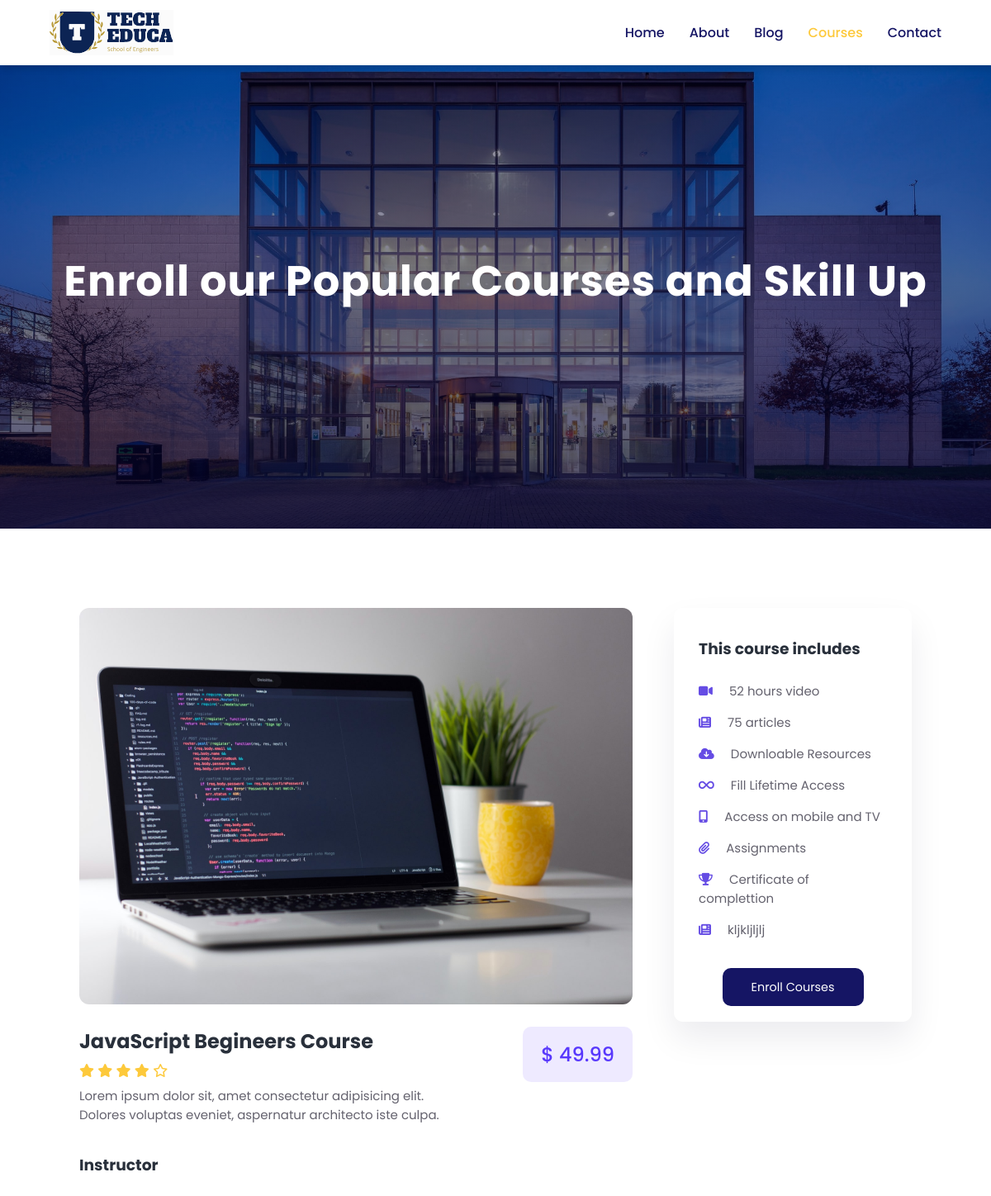
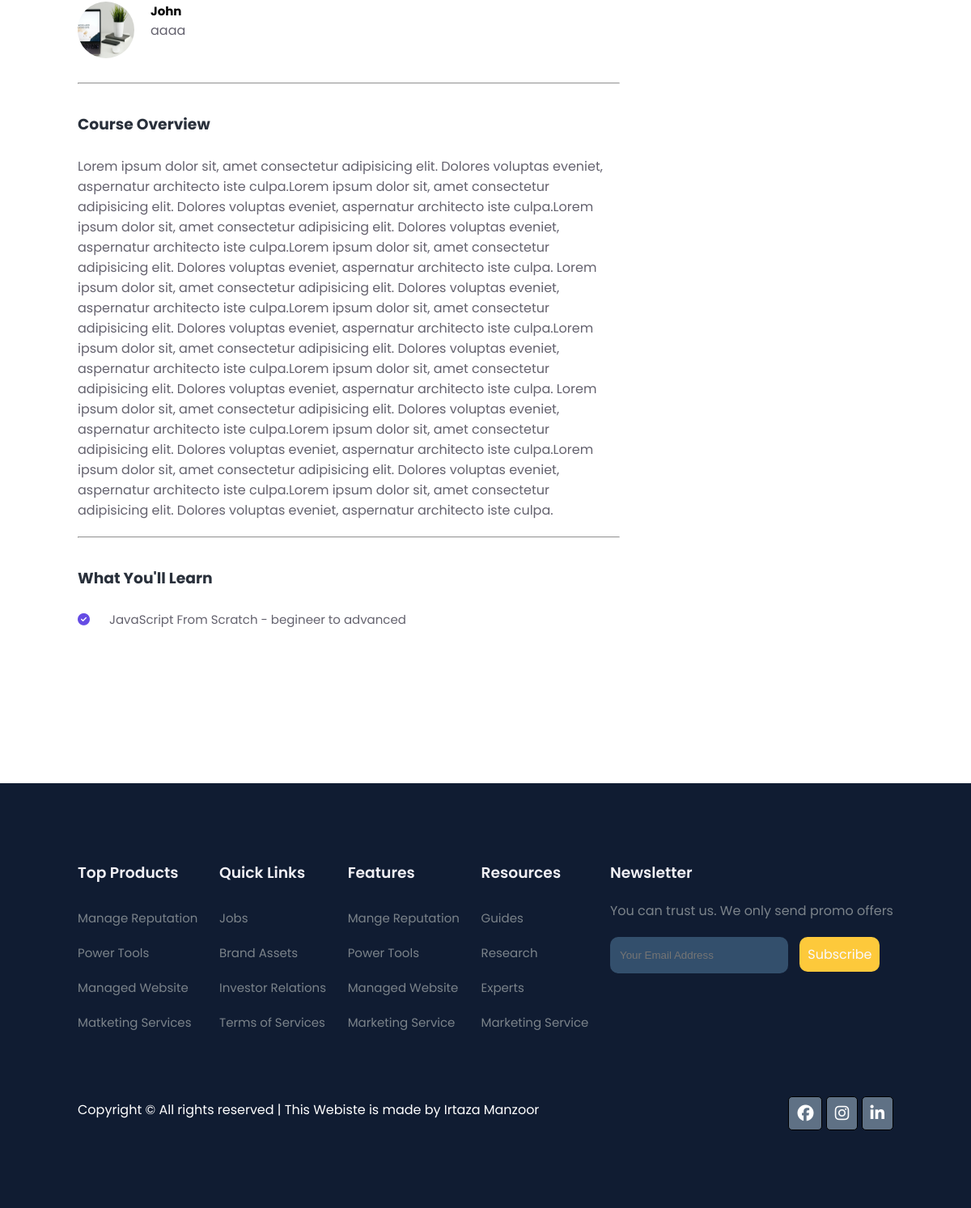
/course-inner/javascript-begineers-course, run on the app's committed database (2 pictures, top to bottom).
### courses/models.py (models this page shows)
class Courses(models.Model):
    courseImage = models.FileField(upload_to="courses/",max_length=250,null=True,default=None)
    courseUpdateDate = models.DateField(auto_now=True)
    courseName = models.CharField(max_length=50)
    coursePrice = models.CharField(max_length=50)
    courseDesc = models.TextField()
    courseInstructor = models.CharField(max_length=100)
    courseInstructorJob = models.CharField(max_length=200)
    CourseOverView = HTMLField()
    course_slug = AutoSlugField(populate_from='courseName',unique=True,null=True,default=None)

class CourseLearn(models.Model):
    learnContent = models.CharField(max_length=100)

class CourseInclude(models.Model):
    courseIncludeIcon = models.CharField(max_length=250)
    courseIncludecontent = models.CharField(max_length=100)

### LMSWebsite/views.py (the view)
# urls.py: path('course-inner/<slug>',views.CourseContent),
def CourseContent(request,slug):
    coursedetails = Courses.objects.get(course_slug = slug)
    courseLearn = CourseLearn.objects.all()
    courseInclude = CourseInclude.objects.all()
    data = {
        'courselearn':courseLearn,
        'courseinclude':courseInclude,
        'coursedetails':coursedetails,
        'page_title':'Course-content Page'
    }
    return render(request,"course-inner.html",data)

### templates/course-inner.html
{% load static %}
{% include "header.html" with active_page='course' %}
    <section class="about-home">
        <h2>Enroll our Popular Courses and Skill Up</h2>
    </section>
    <secion class="course-inner">
        <div class="overview">
            <img class="course-img" src="/media/{{coursedetails.courseImage}}">
            <div class="course-head">
                <div class="c-name">
                    <h2>{{coursedetails.courseName}}</h2>
                    <div class="star">
                        <i class="fa fa-star"></i>
                        <i class="fa fa-star"></i>
                        <i class="fa fa-star"></i>
                        <i class="fa fa-star"></i>
                        <i class="fa fa-star-o"></i>
                    </div>
                    <p>{{coursedetails.courseDesc}}</p>
                </div>
                <span>$ {{coursedetails.coursePrice}}</span>
            </div>
            <h3>Instructor</h3>
            <div class="tutor">
                <img src="/static/images/c4.jpg">
                <div class="tutor-details">
                    <h5>{{coursedetails.courseInstructor}}</h5>
                    <p>{{coursedetails.courseInstructorJob}}</p>
                </div>
            </div>
            <hr>
            <h3>Course Overview</h3>
            <p>{{coursedetails.CourseOverView | safe}}</p>
            <hr>
            <h3>What You'll Learn</h3>
            <div class="learn">
                {% for n in courselearn %}
                <p><i class="far fa-check-circle"></i> {{n.learnContent}}</p>
                {% endfor %}
            </div>
        </div>
        <div class="enroll">
            <h3>This course includes</h3>
            <div class="learn">
                {% for n in courseinclude %}
                <p><i class="{{n.courseIncludeIcon}}"></i>{{n.courseIncludecontent}}</p>
                {% endfor %}
                <div class="enroll-btn">
                    <a href="#">Enroll Courses</a>
                </div>
            </div>
        </div>
    </secion>
{% include 'footer.html' %}

### static/css/style.css (style rules this page uses)
* { margin: 0; padding: 0; box-sizing: border-box; }
body { font-family: "Poppins", sans-serif; }
span { font-size: .9rem; color: #757373; }
.about-home { background-image: linear-gradient(rgba(9,5,54,0.3), rgba(5,4,46,0.7)), url(/static/images/back1.jpg); width: 100%; height: 80vh; background-size: cover; background-position: center; display: flex; flex-direction: column; align-items: center; justify-content: center; text-align: center; padding-top: 40px; }
.about-home h2 { color: white; font-size: 3.2rem; letter-spacing: 1px; }
.course-inner { display: flex; align-items: flex-start; justify-content: space-between; padding: 8vw; }
.course-inner .overview { width: 70%; }
.course-inner .overview .course-img { width: 100%; height: 60vh; object-fit: cover; border-radius: 12px; margin-bottom: 20px; }
.course-inner .overview .course-head { display: flex; align-items: flex-start; justify-content: space-between; }
.course-inner .overview .course-head .c-name { width: 70%; }
.course-inner .overview .course-head .c-name h2 { color: #29303b; }
.course-inner .overview .course-head .c-name .star { margin: 6px 0; }
.course-inner .overview .course-head .c-name .star i { color: #FDC93B; }
.course-inner .overview .course-head .c-name p { font-size: 15px; }
.course-inner .overview .course-head span { background-color: rgba(88, 56, 252, 0.1); color: #5838fc; padding: 16px 22px; font-size: 24px; font-weight: 500; border-radius: 10px; }
.course-inner .learn p { font-size: 15px; padding-bottom: 15px; }
.course-inner .learn p i { color: #654ce4; font-weight: 700; margin-right: 20px; }
.course-inner .tutor { display: flex; margin-bottom: 30px; }
.course-inner .tutor img { width: 70px; height: 70px; border-radius: 50%; margin-right: 20px; }
.tutor .tutor-details h5 { font-size: 15px; }
.course-inner h3 { padding: 35px 0 25px 0; color: #29303b; }
.course-inner p { color: #64626e; }
.course-inner hr { height: 1px; background: rgba(236,226,229,0.5); margin-top: 20px; }
.enroll { margin-left: 50px; width: 300px; padding: 0 30px 30px 30px; border-radius: 11px; box-shadow: 0px 20px 40px 0 rgb(11 2 55 / 8%); }
.enroll .learn .enroll-btn { margin: auto; text-align: center; margin-top: 30px; }
.enroll .learn .enroll-btn a { text-decoration: none; color: white; background: rgb(21,21,100); padding: 13px 35px; border-radius: 10px; font-size: 0.9rem; }

### data on the page
Courses: courseImage (picture), courseName "JavaScript Begineers Course", courseDesc "Lorem ipsum dolor sit, amet consectetur adipisicing elit. Dolores voluptas eveniet, aspernatur architecto iste culpa.", coursePrice "49.99", courseInstructor "John", courseInstructorJob "aaaa", CourseOverView "Lorem ipsum dolor sit, amet consectetur adipisicing elit. Dolores voluptas eveniet, aspernatur architecto iste culpa.Lorem ipsum dolor sit, amet consectetur adipisicing elit. Dolores voluptas eveniet, aspernatur architecto iste culpa.Lorem ipsum dolor sit, amet consectetur adipisicing elit. Dolores voluptas eveniet, aspernatur architecto iste culpa.Lorem ipsum dolor sit, amet consectetur adipisicing elit. Dolores voluptas eveniet, aspernatur architecto iste culpa. Lorem ipsum dolor sit, amet consectetur adipisicing elit. Dolores voluptas eveniet, aspernatur architecto iste culpa.Lorem ipsum dolor sit, amet consectetur adipisicing elit. Dolores voluptas eveniet, aspernatur architecto iste…"
CourseLearn: learnContent "JavaScript From Scratch - begineer to advanced"
CourseInclude: courseIncludecontent "52 hours video"
CourseInclude: courseIncludecontent "75 articles"
CourseInclude: courseIncludecontent "Downloable Resources"
CourseInclude: courseIncludecontent "Fill Lifetime Access"
CourseInclude: courseIncludecontent "Access on mobile and TV"
CourseInclude: courseIncludecontent "Assignments"
CourseInclude: courseIncludecontent "Certificate of complettion"
CourseInclude: courseIncludecontent "kljkljljlj"
